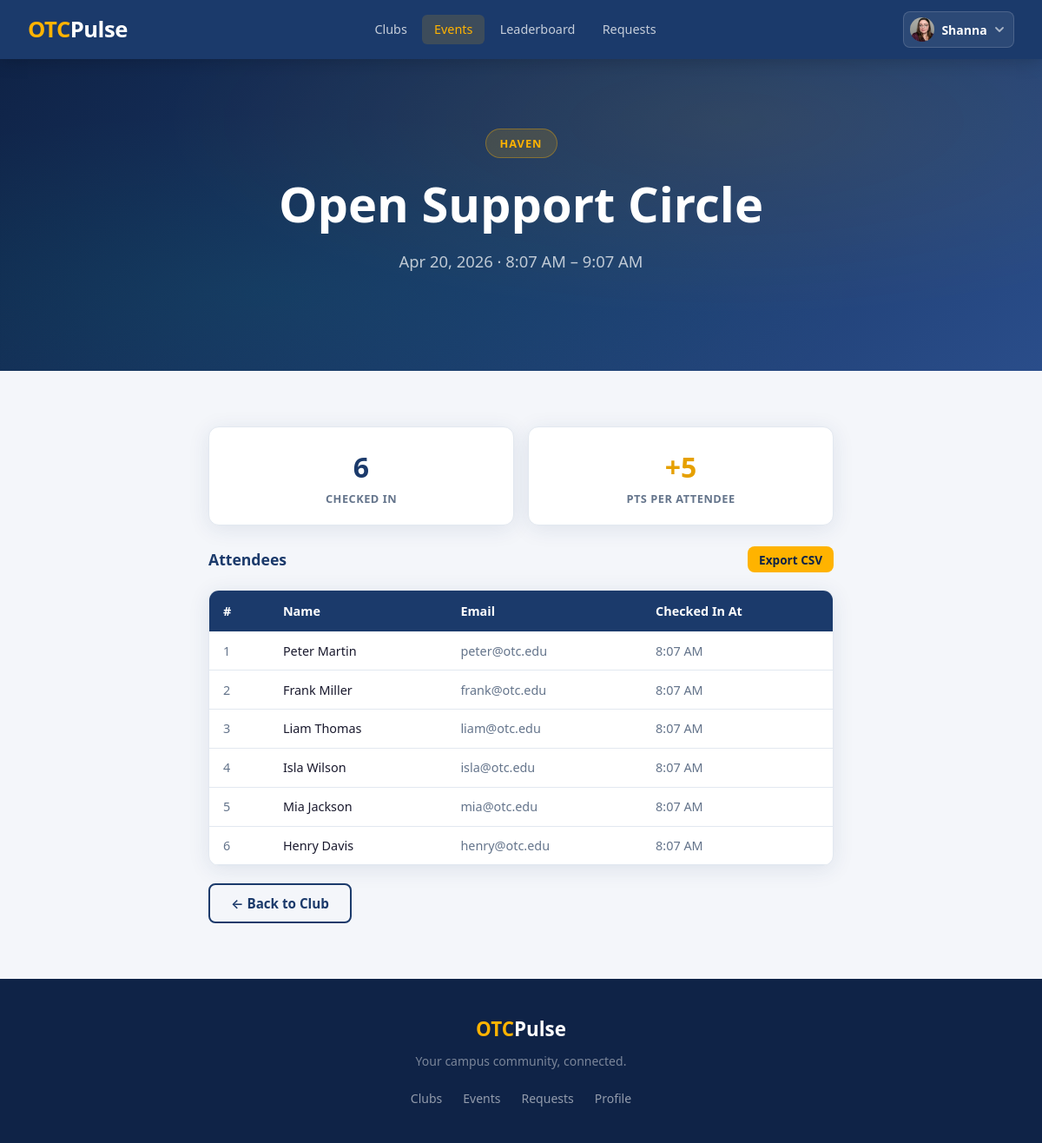
/clubs/events/22/attendance/ (signed in), run on the app's committed database.
### account/models.py (models this page shows, shortened)
class Profile(models.Model):
    user = models.OneToOneField(
        settings.AUTH_USER_MODEL,
        on_delete=models.CASCADE
    )
    otc_email = models.EmailField(
        unique=True,
        validators=[validate_otc_email]
    )
    points = models.IntegerField(default=0)
    class Role(models.TextChoices):
        ADMIN = 'ADMIN','Student Engagement'
        ADVISOR = 'ADVISOR','Faculty Advisor'
        LEAD = 'LEAD','Club Officer'
        STUDENT = 'STUDENT','Student'
    role = models.CharField(
        max_length=10,
        choices=Role.choices,
        default=Role.STUDENT,
    )
    image = models.ImageField(upload_to='profile_images/', null=True, blank=True)
    short_code = models.CharField(max_length=8, unique=True, blank=True)

### clubhouse/models.py (models this page shows, shortened)
class Event(models.Model):
    class Status(models.TextChoices):
        DRAFT = 'DRAFT', 'Draft'
        SUBMITTED = 'SUBMITTED', 'Submitted'
        APPROVED = 'APPROVED', 'Approved'
        PUBLISHED = 'PUBLISHED', 'Published'
        COMPLETED = 'COMPLETED', 'Completed'
    title = models.CharField(max_length=50)
    status = models.CharField(max_length=10, choices=Status.choices, default=Status.DRAFT)
    start_time = models.DateTimeField()
    end_time = models.DateTimeField()
    club = models.ForeignKey(
        Club,
        related_name='events',
        on_delete=models.CASCADE,
    )
    location = models.ForeignKey(
        Location,
        related_name='events',
        on_delete=models.SET_NULL,
        null=True,
        blank=True,
    )
    point_value = models.IntegerField(default=10)
    staffing_points_awarded = models.BooleanField(default=False)

class Club(models.Model):
    name = models.CharField(max_length=50)
    advisors = models.ManyToManyField(
        Profile,
        related_name='faculty_advisor',
        blank=True,
    )
    officers = models.ManyToManyField(
        Profile,
        related_name='club_officer',
        blank=True,
    )
    description = models.TextField()
    members = models.ManyToManyField(
        Profile,
        related_name ='club_member',
        blank=True,
    )
    slug = models.SlugField(max_length=60, unique=True, blank=True)
    emoji = models.CharField(max_length=10, blank=True, default='🏛️')
    image = models.ImageField(upload_to='club_images/', null=True, blank=True)
    officer_applicants = models.ManyToManyField(
        Profile,
        related_name='officer_applications',
        blank=True,
    )
    approved = models.BooleanField(default=False)
    denied = models.BooleanField(default=False)
    pending_advisor_name = models.CharField(max_length=100, blank=True, default='')
    pending_advisor_email = models.EmailField(blank=True, default='')

class Attendance(models.Model):
    event = models.ForeignKey(Event, on_delete=models.CASCADE, related_name='attendees')
    user = models.ForeignKey(settings.AUTH_USER_MODEL, on_delete=models.CASCADE)
    checked_in_at = models.DateTimeField(auto_now_add=True)
    class Meta:
        unique_together = ('event', 'user')

### clubhouse/views.py (the view)
# urls.py: path('events/<int:pk>/attendance/', views.event_attendance, name='event_attendance'),
@login_required
def event_attendance(request, pk):
    event = get_object_or_404(Event, pk=pk)
    if not _can_edit_club(request.user.profile, event.club):
        raise PermissionDenied
    roster = event.attendees.select_related('user__profile').order_by('checked_in_at')
    return render(request, 'clubhouse/attendance.html', {
        'event': event,
        'roster': roster,
        'total': roster.count(),
        'section': 'clubhouse',
    })

### clubhouse/views.py (called while the page is built)
def _can_edit_club(profile, club):
    return (
        club.officers.filter(pk=profile.pk).exists() or
        club.advisors.filter(pk=profile.pk).exists() or
        profile.role == profile.Role.ADMIN
    )

### clubhouse/templates/clubhouse/attendance.html (shortened to what this page needs)
{% extends 'base.html' %}
{% block content %}
<section class="hero hero-short">
    <div class="hero-inner">
        <span class="hero-badge">{{ event.club.name }}</span>
        <h1>{{ event.title }}</h1>
        <p class="event-meta">
            {{ event.start_time|date:"M j, Y" }} &middot; {{ event.start_time|date:"g:i A" }} – {{ event.end_time|date:"g:i A" }}
        </p>
    </div>
</section>
<section class="section">
    <div class="section-inner section-inner-sm">
        <div class="attendance-stats-row">
            <div class="card attendance-stat-card">
                <div class="stat-num">{{ total }}</div>
                <div class="stat-lbl">Checked In</div>
            </div>
            {% if event.point_value %}
            <div class="card attendance-stat-card">
                <div class="stat-num-gold">+{{ event.point_value }}</div>
                <div class="stat-lbl">Pts Per Attendee</div>
            </div>
            {% endif %}
        </div>
        <div class="action-bar">
            <h2 class="card-section-title">Attendees</h2>
            {% if total %}
            <a href="{% url 'clubhouse:event_attendance_export' event.pk %}" class="btn btn-primary btn-sm">Export CSV</a>
            {% endif %}
        </div>
        <div class="card card-flush">
            {% if roster %}
                <table class="attendance-table">
                    <thead class="attendance-thead">
                        <tr>
                            <th class="attendance-th">#</th>
                            <th class="attendance-th">Name</th>
                            <th class="attendance-th">Email</th>
                            <th class="attendance-th">Checked In At</th>
                        </tr>
                    </thead>
                    <tbody>
                        {% for entry in roster %}
                        <tr class="attendance-row {% if forloop.even %}attendance-row-alt{% endif %}">
                            <td class="attendance-td-muted">{{ forloop.counter }}</td>
                            <td class="attendance-td" style="font-weight:500;">{{ entry.user.first_name }} {{ entry.user.last_name }}</td>
                            <td class="attendance-td-muted">
                                {{ entry.user.email }}
                            </td>
                            <td class="attendance-td-muted">{{ entry.checked_in_at|date:"g:i A" }}</td>
                        </tr>
                        {% endfor %}
                    </tbody>
                </table>
            {% else %}
                <div class="empty-state">
                    <div class="auth-success-icon">📋</div>
                    <p>No one has checked in yet.</p>
                </div>
            {% endif %}
        </div>
        <div style="margin-top: 1.25rem;">
            <a href="{% url 'clubhouse:club_detail' event.club.slug %}" class="btn btn-secondary">← Back to Club</a>
        </div>
    </div>
</section>
{% endblock %}

### templates/base.html (shortened to what this page needs)
<!DOCTYPE html>
<html lang="en">
<head>
    {% load static %}
    <link rel="stylesheet" href="{% static 'css/main.css' %}">
</head>
<body>
    <header class="site-header">
        <nav class="nav-container">
            <a href="/" class="nav-brand">
                <span class="brand-otc">OTC</span><span class="brand-engage">Pulse</span>
            </a>
            {% if user.is_authenticated %}
            <div class="nav-main-links">
                <a href="{% url 'clubhouse:club_list' %}"  class="nav-link {% if request.resolver_match.app_name == 'clubhouse' and 'club' in request.resolver_match.url_name %}nav-link-active{% endif %}">Clubs</a>
                <a href="{% url 'clubhouse:event_list' %}" class="nav-link {% if request.resolver_match.app_name == 'clubhouse' and 'event' in request.resolver_match.url_name %}nav-link-active{% endif %}">Events</a>
                <a href="{% url 'clubhouse:leaderboard' %}" class="nav-link {% if request.resolver_match.app_name == 'clubhouse' and request.resolver_match.url_name == 'leaderboard' %}nav-link-active{% endif %}">Leaderboard</a>
                <a href="{% url 'bulletin_board:request_list' %}" class="nav-link {% if request.resolver_match.app_name == 'bulletin_board' %}nav-link-active{% endif %}">Requests</a>
            </div>
            {% endif %}
            <div class="nav-links">
                {% if user.is_authenticated %}
                    <div class="nav-avatar-wrap" id="nav-avatar-wrap">
                        <button class="nav-avatar-btn" id="nav-avatar-btn" aria-expanded="false" aria-label="Account menu">
                            {% if user.profile.image %}
                                <img src="{{ user.profile.image.url }}" alt="{{ user.username }}" class="nav-avatar-img">
                            {% else %}
                                <span class="nav-avatar-initials">{{ user.first_name|first|upper }}{{ user.last_name|first|upper }}</span>
                            {% endif %}
                            <span class="nav-avatar-name">{{ user.first_name|default:user.username }}</span>
                            <svg class="nav-chevron" width="12" height="12" viewBox="0 0 12 12" fill="none">
                                <path d="M2 4l4 4 4-4" stroke="currentColor" stroke-width="1.8" stroke-linecap="round" stroke-linejoin="round"/>
                            </svg>
                        </button>
                    </div>
                {% else %}
                    <a href="{% url 'account:login' %}" class="nav-link">Log In</a>
                    <a href="{% url 'account:register' %}" class="btn btn-primary nav-cta">Get Started</a>
                {% endif %}
            </div>
        </nav>
    </header>
    <main>
        {% block content %}{% endblock %}
    </main>
    <footer class="site-footer">
        <div class="footer-inner">
            <div class="footer-brand">
                <span class="brand-otc">OTC</span><span class="brand-engage">Pulse</span>
            </div>
            <p class="footer-tagline">Your campus community, connected.</p>
            {% if user.is_authenticated %}
            <div class="footer-links">
                <a href="{% url 'clubhouse:club_list' %}">Clubs</a>
                <a href="{% url 'clubhouse:event_list' %}">Events</a>
                <a href="{% url 'bulletin_board:request_list' %}">Requests</a>
                <a href="{% url 'account:profile' %}">Profile</a>
            </div>
            {% else %}
            <div class="footer-links">
                <a href="{% url 'account:login' %}">Log In</a>
                <a href="{% url 'account:register' %}">Register</a>
            </div>
            {% endif %}
        </div>
    </footer>
</body>
</html>

### data on the page
Event: club.name "HAVEN", title "Open Support Circle", start_time "Apr 20, 2026", start_time "8:07 AM", end_time "9:07 AM", point_value "5"
Attendance: user.first_name "Peter", user.last_name "Martin", user.email "peter@otc.edu", checked_in_at "8:07 AM"
Attendance: user.first_name "Frank", user.last_name "Miller", user.email "frank@otc.edu", checked_in_at "8:07 AM"
Attendance: user.first_name "Liam", user.last_name "Thomas", user.email "liam@otc.edu", checked_in_at "8:07 AM"
Attendance: user.first_name "Isla", user.last_name "Wilson", user.email "isla@otc.edu", checked_in_at "8:07 AM"
Attendance: user.first_name "Mia", user.last_name "Jackson", user.email "mia@otc.edu", checked_in_at "8:07 AM"
Attendance: user.first_name "Henry", user.last_name "Davis", user.email "henry@otc.edu", checked_in_at "8:07 AM"

### other printed values
{{ user.first_name|default:user.username }} "Shanna"
{{ total }} "6"
